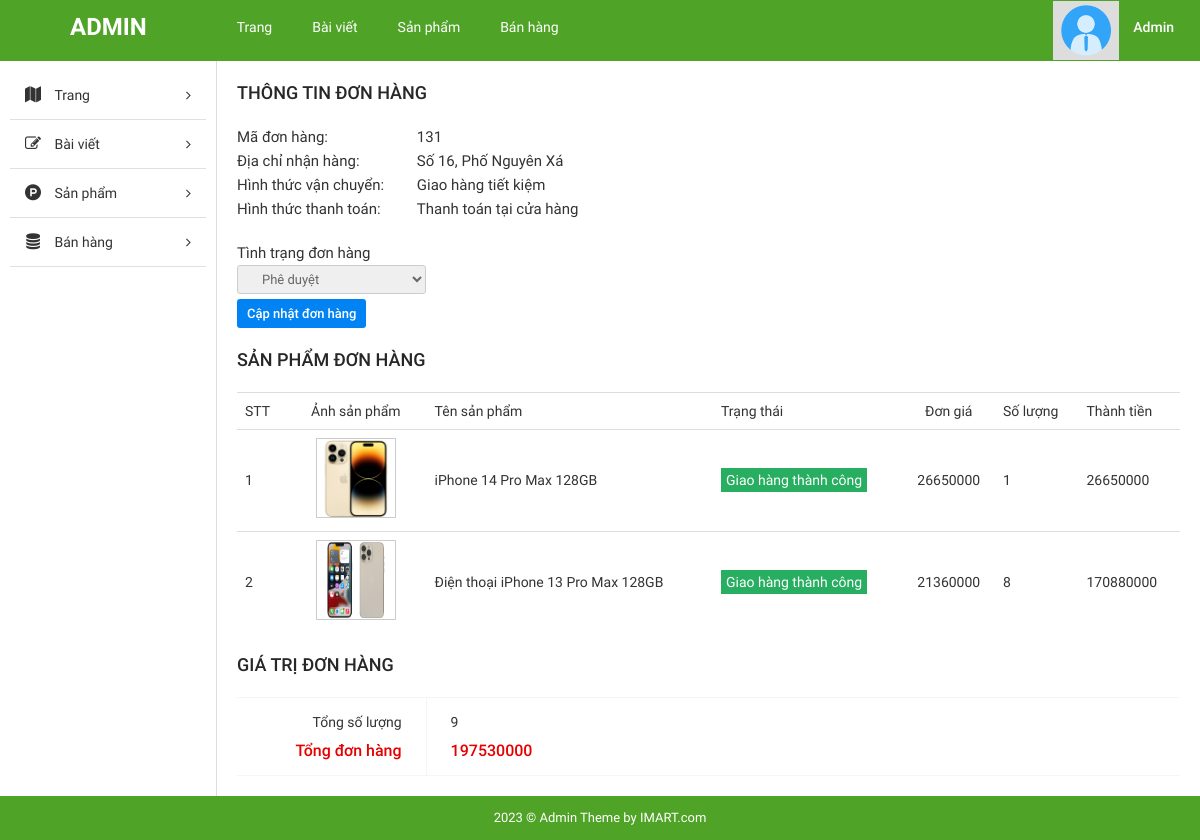
The app's page /admin/index.php?page=detail_order&order_id=131 with its own data.
### tables this page shows
CREATE TABLE `tbl_order` (
  `order_id` int(11) NOT NULL,
  `total_price` int(50) NOT NULL,
  `date` date NOT NULL,
  `transport_fee` int(11) NOT NULL,
  `status` varchar(50) NOT NULL,
  `user_id` int(11) NOT NULL,
  `email` varchar(100) NOT NULL,
  `phone_num` varchar(12) NOT NULL,
  `address` varchar(100) NOT NULL,
  `note` text NOT NULL,
  `httt` varchar(200) NOT NULL,
  `htvc` varchar(200) NOT NULL
);

CREATE TABLE `tbl_user` (
  `user_id` int(20) NOT NULL,
  `username` varchar(30) NOT NULL,
  `pass` varchar(100) NOT NULL,
  `fullname` varchar(100) NOT NULL,
  `email` varchar(40) NOT NULL,
  `gender` varchar(10) NOT NULL,
  `phone_num` varchar(15) NOT NULL,
  `address` varchar(100) NOT NULL,
  `rule_user` int(1) NOT NULL
);

CREATE TABLE `tbl_orderdetail` (
  `order_id` int(11) NOT NULL,
  `pro_id` int(11) NOT NULL,
  `quantity` int(11) NOT NULL
);

CREATE TABLE `tbl_product` (
  `pro_id` int(11) NOT NULL,
  `pro_name` varchar(200) NOT NULL,
  `original_price` int(11) NOT NULL,
  `promotional_price` int(11) NOT NULL,
  `quantity` int(11) NOT NULL DEFAULT 100,
  `short_desc` text NOT NULL,
  `detail_desc` text NOT NULL,
  `pro_image` varchar(100) NOT NULL,
  `cat_id` int(11) NOT NULL,
  `brand_id` int(20) NOT NULL,
  `status_pro` int(11) NOT NULL
);

### admin/pages/detail_order.php (the view, shortened to what this page needs)
<?php
$order_id = $_GET['order_id'];
$sql = "SELECT pro_image,pro_name,promotional_price,tbl_orderdetail.quantity , tbl_order.status
FROM tbl_order,tbl_orderdetail,tbl_product WHERE tbl_order.order_id=tbl_orderdetail.order_id
AND tbl_orderdetail.pro_id=tbl_product.pro_id AND tbl_order.order_id='$order_id'";
$sql1 = "SELECT order_id,tbl_user.address,tbl_order.note,tbl_order.status, htvc, httt FROM tbl_order INNER JOIN tbl_user
ON tbl_order.user_id=tbl_user.user_id WHERE order_id='$order_id'";
$rs1 = mysqli_query($con, $sql1);
$r1 = mysqli_fetch_array($rs1);
$rs = mysqli_query($con, $sql);
?>
<div id="main-content-wp" class="list-product-page">
    <div class="wrap clearfix">
        <?php require 'inc/sidebar.php'; ?>
        <div id="content" class="detail-exhibition fl-right">
            <div class="section" id="info">
                <div class="section-head">
                    <h3 class="section-title">Thông tin đơn hàng</h3>
                </div>
                <table style="width: 40%">
                    <tr>
                        <td>
                            <h3 class="title" style="display:inline-block">Mã đơn hàng: </h3>
                        </td>
                        <td><span class="detail"><?= $r1['order_id'] ?></span></td>
                    </tr>
                    <tr>
                        <td>
                            <h3 class="title" style="display:inline-block">Địa chỉ nhận hàng: </h3>
                        </td>
                        <td><span class="detail"><?= $r1['address'] ?></span></td>
                    </tr>
                    <tr>
                        <td>
                            <h3 class="title" style="display:inline-block">Hình thức vận chuyển: </h3>
                        </td>
                        <td><span class="detail"><?= $r1['htvc'] ?></span></td>
                    </tr>
                    <tr>
                        <td>
                            <h3 class="title" style="display:inline-block">Hình thức thanh toán: </h3>
                        </td>
                        <td><span class="detail"><?= $r1['httt'] ?></span></td>
                    </tr>
                </table>
                <form method="POST" action="" style="margin-top: 20px;">
                    <h3 class="title">Tình trạng đơn hàng</h3>
                    <select name="status">
                        <option <?php if(isset($statuss) && $statuss == 0) echo "selected = 'selected'" ?> value="0">Phê duyệt</option>
                    </select>
                    <br>
                    <input type="submit" name="sm_status" value="Cập nhật đơn hàng" style="margin-top: 5px">
                </form>
            </div>
            <div class="section">
                <div class="section-head">
                    <h3 class="section-title">Sản phẩm đơn hàng</h3>
                </div>
                <div class="table-responsive">
                    <table class="table info-exhibition">
                        <tr>
                            <td class="thead-text">STT</td>
                            <td class="thead-text">Ảnh sản phẩm</td>
                            <td class="thead-text">Tên sản phẩm</td>
                            <td class="thead-text">Trạng thái</td>
                            <td class="thead-text">Đơn giá</td>
                            <td class="thead-text">Số lượng</td>
                            <td class="thead-text">Thành tiền</td>
                        </tr>
                        <?php
                        $sum_price = 0;
                        $sum_quantity = 0;
                        $count = 0;
                        while ($r = mysqli_fetch_assoc($rs)) {
                            $count++;
                            $price = $r['promotional_price'];
                            $quantity = $r['quantity'];
                            $sum = $price * $quantity;
                        ?>
                            <tr>
                                <td class="thead-text"><?= $count ?></td>
                                <td class="thead-text">
                                    <div class="thumb">
                                        <img src="../<?= $r['pro_image'] ?>" alt="">
                                    </div>
                                </td>
                                <td class="thead-text"><?= $r['pro_name'] ?></td>
                                <td class="thead-text">
                                    <p style="display: inline-block;padding: 2px 5px; background-color: #27ae60; color: #fff"><?= $r['status'] ?></p>
                                </td>
                                <td class="thead-text"><?= $r['promotional_price'] ?></td>
                                <td class="thead-text"><?= $r['quantity'] ?></td>
                                <td class="thead-text"><?= $sum ?></td>
                            </tr>
                        <?php
                            $sum_price += $sum;
                            $sum_quantity += $quantity;
                        }
                        ?>
                    </table>
                </div>
            </div>
            <div class="section">
                <h3 class="section-title">Giá trị đơn hàng</h3>
                <div class="section-detail">
                    <ul class="list-item clearfix">
                        <li>
                            <span class="total-fee">Tổng số lượng</span>
                            <span class="total">Tổng đơn hàng</span>
                        </li>
                        <li>
                            <span class="total-fee"><?= $sum_quantity ?></span>
                            <span class="total"><?= $sum_price ?></span>
                        </li>
                    </ul>
                </div>
            </div>
        </div>
    </div>
</div>
</div>

### admin/public/css/import/global.css (style rules this page uses)
body { font-family: "Roboto Regular"; font-size: 14px; line-height: 24px; color: #333; }
.fl-right { float: right; }
img { max-width: 100%; height: auto; display: block; }
ul li { list-style: none!important; }

### admin/public/css/import/list_post.css (style rules this page uses)
#content { width: 82%; border-left: 1px solid #ddd; padding: 20px; }

### admin/public/css/import/detail_order.css (style rules this page uses)
.detail-exhibition .section { margin-bottom: 20px; font-size: 15px; }
.detail-exhibition .section:last-child { padding: 0; margin-bottom: 0; }
.detail-exhibition .section .list-item .title, .detail-exhibition .section .section-title { position: relative; padding-left: 30px; color: #272727; font-family: 'Roboto Medium'; }
.detail-exhibition .section .section-title { padding: 0; line-height: inherit; border-bottom: none; }
.detail-exhibition .section .section-detail { padding: 0; }
.detail-exhibition .section .section-detail .list-item { border-top: 1px solid #f5f5f5; border-bottom: 1px solid #f5f5f5; }
.detail-exhibition .section .section-detail .list-item li { float: left; padding: 12px 24px; border-left: 1px solid #f5f5f5; }
.detail-exhibition .section .section-detail .list-item li:nth-child(1) { width: 20%; text-align: right; border-left: none; }
.detail-exhibition .section .section-detail .list-item li:nth-child(2) { width: 80%; text-align: left; }
.detail-exhibition .section .section-detail .list-item li span { display: block; padding-bottom: 5px; color: #333; font-size: 14px; }
.detail-exhibition .section .section-detail .list-item li .total { font-size: 16px; color: #e60000; padding-bottom: 0; font-family: 'Roboto Medium'; font-weight: normal; }
.detail-exhibition .info-exhibition tbody tr td { color: #333; font-size: 14px; vertical-align: middle; }
.detail-exhibition .info-exhibition tbody tr td:nth-child(2) .thumb { display: inline-block; }
.detail-exhibition .info-exhibition tr td:nth-child(2) { width: 15%; text-align: center; }
.detail-exhibition .info-exhibition tr td:nth-child(5) { text-align: center; }
.table { margin-bottom: 0!important; }
.detail-exhibition .thumb { margin-top: 0!important; }
.info-exhibition .thumb img { width: 80px; height: 80px; border: 1px solid #ccc; }
#info select { border: 1px solid #ccc; padding: 5px 20px; font-size: 13px; color: #666; border-radius: 3px; }
#info input[type="submit"] { font-size: 13px; padding: 3px 10px; border: none; background: #0183f3; color: #fff; font-family: 'Roboto Medium'; font-weight: normal; line-height: 23px; border-radius: 3px; }
.detail-exhibition .section .section-title { font-weight: normal; text-transform: uppercase; font-size: 18px; margin-bottom: 20px; }

### records on screen
tbl_order: order_id "131", user.address "Số 16, Phố Nguyên Xá", htvc "Giao hàng tiết kiệm", httt "Thanh toán tại cửa hàng"
tbl_orderdetail: pro.pro_image (picture), pro.pro_name "iPhone 14 Pro Max 128GB", order.status "Giao hàng thành công", pro.promotional_price "26650000", quantity "1"
tbl_orderdetail: pro.pro_image (picture), pro.pro_name "Điện thoại iPhone 13 Pro Max 128GB", order.status "Giao hàng thành công", pro.promotional_price "21360000", quantity "8", sum "170880000"

### other values on screen
$sum_quantity "9"
$sum_price "197530000"
